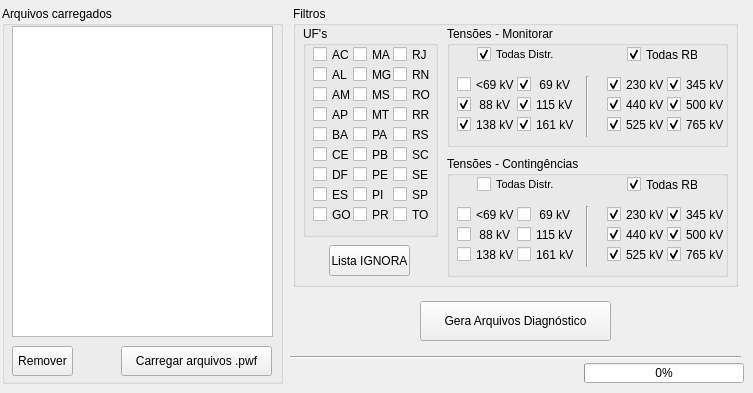
   <widget class="QWidget" name="tab_diag">
    <attribute name="title">
     <string>Diagnóstico</string>
    </attribute>
    <widget class="QLabel" name="label_loading">
     <property name="geometry">
      <rect>
       <x>299</x>
       <y>359</y>
       <width>281</width>
       <height>20</height>
      </rect>
     </property>
     <property name="font">
      <font>
       <pointsize>8</pointsize>
      </font>
     </property>
     <property name="layoutDirection">
      <enum>Qt::LeftToRight</enum>
     </property>
     <property name="text">
      <string/>
     </property>
     <property name="alignment">
      <set>Qt::AlignBottom|Qt::AlignRight|Qt::AlignTrailing</set>
     </property>
    </widget>
    <widget class="QGroupBox" name="groupBox_filtros">
     <property name="geometry">
      <rect>
       <x>293</x>
       <y>6</y>
       <width>445</width>
       <height>281</height>
      </rect>
     </property>
     <property name="whatsThis">
      <string>&lt;html&gt;&lt;head/&gt;&lt;body&gt;&lt;p&gt;Área de seleção de filtros para listagem de barras e circuitos a serem monitorados e contingenciados nas análises. Do universo de barras e circuitos constantes nos arquivos .pwf carregados, apenas os que passarem no filtro definido aqui constarão nos arquivos resultantes. &lt;/p&gt;&lt;/body&gt;&lt;/html&gt;</string>
     </property>
     <property name="title">
      <string>Filtros</string>
     </property>
     <widget class="QGroupBox" name="groupBox_v_monitora">
      <property name="geometry">
       <rect>
        <x>154</x>
        <y>20</y>
        <width>281</width>
        <height>121</height>
       </rect>
      </property>
      <property name="title">
       <string>Tensões - Monitorar</string>
      </property>
      <widget class="QCheckBox" name="cb_l69m">
       <property name="geometry">
        <rect>
         <x>10</x>
         <y>50</y>
         <width>61</width>
         <height>17</height>
        </rect>
       </property>
       <property name="text">
        <string>&lt;69 kV</string>
       </property>
      </widget>
      <widget class="QCheckBox" name="cb_88m">
       <property name="geometry">
        <rect>
         <x>10</x>
         <y>70</y>
         <width>61</width>
         <height>17</height>
        </rect>
       </property>
       <property name="text">
        <string> 88 kV</string>
       </property>
       <property name="checked">
        <bool>true</bool>
       </property>
      </widget>
      <widget class="QCheckBox" name="cb_115m">
       <property name="geometry">
        <rect>
         <x>70</x>
         <y>70</y>
         <width>61</width>
         <height>17</height>
        </rect>
       </property>
       <property name="text">
        <string>115 kV</string>
       </property>
       <property name="checked">
        <bool>true</bool>
       </property>
      </widget>
      <widget class="QCheckBox" name="cb_138m">
       <property name="geometry">
        <rect>
         <x>10</x>
         <y>90</y>
         <width>61</width>
         <height>17</height>
        </rect>
       </property>
       <property name="text">
        <string>138 kV</string>
       </property>
       <property name="checked">
        <bool>true</bool>
       </property>
      </widget>
      <widget class="QCheckBox" name="cb_161m">
       <property name="geometry">
        <rect>
         <x>70</x>
         <y>90</y>
         <width>61</width>
         <height>17</height>
        </rect>
       </property>
       <property name="text">
        <string>161 kV</string>
       </property>
       <property name="checked">
        <bool>true</bool>
       </property>
      </widget>
      <widget class="Line" name="line">
       <property name="geometry">
        <rect>
         <x>130</x>
         <y>50</y>
         <width>20</width>
         <height>61</height>
        </rect>
       </property>
       <property name="orientation">
        <enum>Qt::Vertical</enum>
       </property>
      </widget>
      <widget class="QCheckBox" name="cb_230m">
       <property name="geometry">
        <rect>
         <x>160</x>
         <y>50</y>
         <width>61</width>
         <height>17</height>
        </rect>
       </property>
       <property name="text">
        <string>230 kV</string>
       </property>
       <property name="checked">
        <bool>true</bool>
       </property>
      </widget>
      <widget class="QCheckBox" name="cb_440m">
       <property name="geometry">
        <rect>
         <x>160</x>
         <y>70</y>
         <width>61</width>
         <height>17</height>
        </rect>
       </property>
       <property name="text">
        <string>440 kV</string>
       </property>
       <property name="checked">
        <bool>true</bool>
       </property>
      </widget>
      <widget class="QCheckBox" name="cb_345m">
       <property name="geometry">
        <rect>
         <x>220</x>
         <y>50</y>
         <width>61</width>
         <height>17</height>
        </rect>
       </property>
       <property name="text">
        <string>345 kV</string>
       </property>
       <property name="checked">
        <bool>true</bool>
       </property>
      </widget>
      <widget class="QCheckBox" name="cb_525m">
       <property name="geometry">
        <rect>
         <x>160</x>
         <y>90</y>
         <width>61</width>
         <height>17</height>
        </rect>
       </property>
       <property name="text">
        <string>525 kV</string>
       </property>
       <property name="checked">
        <bool>true</bool>
       </property>
      </widget>
      <widget class="QCheckBox" name="cb_500m">
       <property name="geometry">
        <rect>
         <x>220</x>
         <y>70</y>
         <width>61</width>
         <height>17</height>
        </rect>
       </property>
       <property name="text">
        <string>500 kV</string>
       </property>
       <property name="checked">
        <bool>true</bool>
       </property>
      </widget>
      <widget class="QCheckBox" name="cb_765m">
       <property name="geometry">
        <rect>
         <x>220</x>
         <y>90</y>
         <width>61</width>
         <height>17</height>
        </rect>
       </property>
       <property name="text">
        <string>765 kV</string>
       </property>
       <property name="checked">
        <bool>true</bool>
       </property>
      </widget>
      <widget class="QCheckBox" name="cb_allDISTRm">
       <property name="geometry">
        <rect>
         <x>30</x>
         <y>20</y>
         <width>81</width>
         <height>17</height>
        </rect>
       </property>
       <property name="font">
        <font>
         <pointsize>8</pointsize>
        </font>
       </property>
       <property name="text">
        <string>Todas Distr.</string>
       </property>
       <property name="checked">
        <bool>true</bool>
       </property>
      </widget>
      <widget class="QCheckBox" name="cb_allRBm">
       <property name="geometry">
        <rect>
         <x>180</x>
         <y>20</y>
         <width>71</width>
         <height>17</height>
        </rect>
       </property>
       <property name="text">
        <string>Todas RB</string>
       </property>
       <property name="checked">
        <bool>true</bool>
       </property>
      </widget>
      <widget class="QCheckBox" name="cb_69m">
       <property name="geometry">
        <rect>
         <x>70</x>
         <y>50</y>
         <width>61</width>
         <height>17</height>
        </rect>
       </property>
       <property name="text">
        <string> 69 kV</string>
       </property>
       <property name="checked">
        <bool>true</bool>
       </property>
      </widget>
     </widget>
     <widget class="QGroupBox" name="groupBox_v_conting">
      <property name="geometry">
       <rect>
        <x>154</x>
        <y>150</y>
        <width>281</width>
        <height>121</height>
       </rect>
      </property>
      <property name="title">
       <string>Tensões - Contingências</string>
      </property>
      <widget class="Line" name="line_2">
       <property name="geometry">
        <rect>
         <x>130</x>
         <y>50</y>
         <width>20</width>
         <height>61</height>
        </rect>
       </property>
       <property name="orientation">
        <enum>Qt::Vertical</enum>
       </property>
      </widget>
      <widget class="QCheckBox" name="cb_allDISTRc">
       <property name="geometry">
        <rect>
         <x>30</x>
         <y>20</y>
         <width>81</width>
         <height>17</height>
        </rect>
       </property>
       <property name="font">
        <font>
         <pointsize>8</pointsize>
        </font>
       </property>
       <property name="text">
        <string>Todas Distr.</string>
       </property>
      </widget>
      <widget class="QCheckBox" name="cb_88c">
       <property name="geometry">
        <rect>
         <x>10</x>
         <y>70</y>
         <width>61</width>
         <height>17</height>
        </rect>
       </property>
       <property name="text">
        <string> 88 kV</string>
       </property>
      </widget>
      <widget class="QCheckBox" name="cb_525c">
       <property name="geometry">
        <rect>
         <x>160</x>
         <y>90</y>
         <width>61</width>
         <height>17</height>
        </rect>
       </property>
       <property name="text">
        <string>525 kV</string>
       </property>
       <property name="checked">
        <bool>true</bool>
       </property>
      </widget>
      <widget class="QCheckBox" name="cb_115c">
       <property name="geometry">
        <rect>
         <x>70</x>
         <y>70</y>
         <width>61</width>
         <height>17</height>
        </rect>
       </property>
       <property name="text">
        <string>115 kV</string>
       </property>
      </widget>
      <widget class="QCheckBox" name="cb_345c">
       <property name="geometry">
        <rect>
         <x>220</x>
         <y>50</y>
         <width>61</width>
         <height>17</height>
        </rect>
       </property>
       <property name="text">
        <string>345 kV</string>
       </property>
       <property name="checked">
        <bool>true</bool>
       </property>
      </widget>
      <widget class="QCheckBox" name="cb_440c">
       <property name="geometry">
        <rect>
         <x>160</x>
         <y>70</y>
         <width>61</width>
         <height>17</height>
        </rect>
       </property>
       <property name="text">
        <string>440 kV</string>
       </property>
       <property name="checked">
        <bool>true</bool>
       </property>
      </widget>
      <widget class="QCheckBox" name="cb_allRBc">
       <property name="geometry">
        <rect>
         <x>180</x>
         <y>20</y>
         <width>71</width>
         <height>17</height>
        </rect>
       </property>
       <property name="text">
        <string>Todas RB</string>
       </property>
       <property name="checked">
        <bool>true</bool>
       </property>
      </widget>
      <widget class="QCheckBox" name="cb_l69c">
       <property name="geometry">
        <rect>
         <x>10</x>
         <y>50</y>
         <width>61</width>
         <height>17</height>
        </rect>
       </property>
       <property name="text">
        <string>&lt;69 kV</string>
       </property>
      </widget>
      <widget class="QCheckBox" name="cb_161c">
       <property name="geometry">
        <rect>
         <x>70</x>
         <y>90</y>
         <width>61</width>
         <height>17</height>
        </rect>
       </property>
       <property name="text">
        <string>161 kV</string>
       </property>
      </widget>
      <widget class="QCheckBox" name="cb_500c">
       <property name="geometry">
        <rect>
         <x>220</x>
         <y>70</y>
         <width>61</width>
         <height>17</height>
        </rect>
       </property>
       <property name="text">
        <string>500 kV</string>
       </property>
       <property name="checked">
        <bool>true</bool>
       </property>
      </widget>
      <widget class="QCheckBox" name="cb_138c">
       <property name="geometry">
        <rect>
         <x>10</x>
         <y>90</y>
         <width>61</width>
         <height>17</height>
        </rect>
       </property>
       <property name="text">
        <string>138 kV</string>
       </property>
      </widget>
      <widget class="QCheckBox" name="cb_765c">
       <property name="geometry">
        <rect>
         <x>220</x>
         <y>90</y>
         <width>61</width>
         <height>17</height>
        </rect>
       </property>
       <property name="text">
        <string>765 kV</string>
       </property>
       <property name="checked">
        <bool>true</bool>
       </property>
      </widget>
      <widget class="QCheckBox" name="cb_230c">
       <property name="geometry">
        <rect>
         <x>160</x>
         <y>50</y>
         <width>61</width>
         <height>17</height>
        </rect>
       </property>
       <property name="text">
        <string>230 kV</string>
       </property>
       <property name="checked">
        <bool>true</bool>
       </property>
      </widget>
      <widget class="QCheckBox" name="cb_69c">
       <property name="geometry">
        <rect>
         <x>70</x>
         <y>50</y>
         <width>61</width>
         <height>17</height>
        </rect>
       </property>
       <property name="text">
        <string> 69 kV</string>
       </property>
      </widget>
     </widget>
     <widget class="QPushButton" name="pushButton_ignora">
      <property name="geometry">
       <rect>
        <x>36</x>
        <y>239</y>
        <width>81</width>
        <height>31</height>
       </rect>
      </property>
      <property name="whatsThis">
       <string>&lt;html&gt;&lt;head/&gt;&lt;body&gt;&lt;p&gt;Abre para edição a lista de barras que não devem fazer parte do monitoramento, nem de contingências. Geralmente constam barras de sistemas isolados (Madeira, Itaipu 50Hz), terminais de elos CC, consumidores livres e barras específicas quaisquer. Barras que estejam identificadas com geração por agregadores não precisam ser incluídas pois o programa já as reconhece e exclui da listagem. &lt;/p&gt;&lt;/body&gt;&lt;/html&gt;</string>
      </property>
      <property name="text">
       <string>Lista IGNORA</string>
      </property>
     </widget>
     <widget class="QGroupBox" name="groupBox_ufs">
      <property name="geometry">
       <rect>
        <x>10</x>
        <y>20</y>
        <width>135</width>
        <height>211</height>
       </rect>
      </property>
      <property name="title">
       <string>UF's</string>
      </property>
      <widget class="QCheckBox" name="cb_AC">
       <property name="geometry">
        <rect>
         <x>10</x>
         <y>20</y>
         <width>41</width>
         <height>17</height>
        </rect>
       </property>
       <property name="text">
        <string>AC</string>
       </property>
      </widget>
      <widget class="QCheckBox" name="cb_AL">
       <property name="geometry">
        <rect>
         <x>10</x>
         <y>40</y>
         <width>41</width>
         <height>17</height>
        </rect>
       </property>
       <property name="text">
        <string>AL</string>
       </property>
      </widget>
      <widget class="QCheckBox" name="cb_AP">
       <property name="geometry">
        <rect>
         <x>10</x>
         <y>80</y>
         <width>41</width>
         <height>17</height>
        </rect>
       </property>
       <property name="text">
        <string>AP</string>
       </property>
      </widget>
      <widget class="QCheckBox" name="cb_AM">
       <property name="geometry">
        <rect>
         <x>10</x>
         <y>60</y>
         <width>41</width>
         <height>17</height>
        </rect>
       </property>
       <property name="text">
        <string>AM</string>
       </property>
      </widget>
      <widget class="QCheckBox" name="cb_CE">
       <property name="geometry">
        <rect>
         <x>10</x>
         <y>120</y>
         <width>41</width>
         <height>17</height>
        </rect>
       </property>
       <property name="text">
        <string>CE</string>
       </property>
      </widget>
      <widget class="QCheckBox" name="cb_BA">
       <property name="geometry">
        <rect>
         <x>10</x>
         <y>100</y>
         <width>41</width>
         <height>17</height>
        </rect>
       </property>
       <property name="text">
        <string>BA</string>
       </property>
      </widget>
      <widget class="QCheckBox" name="cb_DF">
       <property name="geometry">
        <rect>
         <x>10</x>
         <y>140</y>
         <width>41</width>
         <height>17</height>
        </rect>
       </property>
       <property name="text">
        <string>DF</string>
       </property>
      </widget>
      <widget class="QCheckBox" name="cb_MS">
       <property name="geometry">
        <rect>
         <x>50</x>
         <y>60</y>
         <width>41</width>
         <height>17</height>
        </rect>
       </property>
       <property name="text">
        <string>MS</string>
       </property>
      </widget>
      <widget class="QCheckBox" name="cb_MG">
       <property name="geometry">
        <rect>
         <x>50</x>
         <y>40</y>
         <width>41</width>
         <height>17</height>
        </rect>
       </property>
       <property name="text">
        <string>MG</string>
       </property>
      </widget>
      <widget class="QCheckBox" name="cb_GO">
       <property name="geometry">
        <rect>
         <x>10</x>
         <y>180</y>
         <width>41</width>
         <height>17</height>
        </rect>
       </property>
       <property name="text">
        <string>GO</string>
       </property>
      </widget>
      <widget class="QCheckBox" name="cb_MA">
       <property name="geometry">
        <rect>
         <x>50</x>
         <y>20</y>
         <width>41</width>
         <height>17</height>
        </rect>
       </property>
       <property name="text">
        <string>MA</string>
       </property>
      </widget>
      <widget class="QCheckBox" name="cb_ES">
       <property name="geometry">
        <rect>
         <x>10</x>
         <y>160</y>
         <width>41</width>
         <height>17</height>
        </rect>
       </property>
       <property name="text">
        <string>ES</string>
       </property>
      </widget>
      <widget class="QCheckBox" name="cb_PA">
       <property name="geometry">
        <rect>
         <x>50</x>
         <y>100</y>
         <width>41</width>
         <height>17</height>
        </rect>
       </property>
       <property name="text">
        <string>PA</string>
       </property>
      </widget>
      <widget class="QCheckBox" name="cb_MT">
       <property name="geometry">
        <rect>
         <x>50</x>
         <y>80</y>
         <width>41</width>
         <height>17</height>
        </rect>
       </property>
       <property name="text">
        <string>MT</string>
       </property>
      </widget>
      <widget class="QCheckBox" name="cb_RJ">
       <property name="geometry">
        <rect>
         <x>90</x>
         <y>20</y>
         <width>41</width>
         <height>17</height>
        </rect>
       </property>
       <property name="text">
        <string>RJ</string>
       </property>
      </widget>
      <widget class="QCheckBox" name="cb_SE">
       <property name="geometry">
        <rect>
         <x>90</x>
         <y>140</y>
         <width>41</width>
         <height>17</height>
        </rect>
       </property>
       <property name="text">
        <string>SE</string>
       </property>
      </widget>
      <widget class="QCheckBox" name="cb_RS">
       <property name="geometry">
        <rect>
         <x>90</x>
         <y>100</y>
         <width>41</width>
         <height>17</height>
        </rect>
       </property>
       <property name="text">
        <string>RS</string>
       </property>
      </widget>
      <widget class="QCheckBox" name="cb_PR">
       <property name="geometry">
        <rect>
         <x>50</x>
         <y>180</y>
         <width>41</width>
         <height>17</height>
        </rect>
       </property>
       <property name="text">
        <string>PR</string>
       </property>
      </widget>
      <widget class="QCheckBox" name="cb_PE">
       <property name="geometry">
        <rect>
         <x>50</x>
         <y>140</y>
         <width>41</width>
         <height>17</height>
        </rect>
       </property>
       <property name="text">
        <string>PE</string>
       </property>
      </widget>
      <widget class="QCheckBox" name="cb_TO">
       <property name="geometry">
        <rect>
         <x>90</x>
         <y>180</y>
         <width>41</width>
         <height>17</height>
        </rect>
       </property>
       <property name="text">
        <string>TO</string>
       </property>
      </widget>
      <widget class="QCheckBox" name="cb_SC">
       <property name="geometry">
        <rect>
         <x>90</x>
         <y>120</y>
         <width>41</width>
         <height>17</height>
        </rect>
       </property>
       <property name="text">
        <string>SC</string>
       </property>
      </widget>
      <widget class="QCheckBox" name="cb_PI">
       <property name="geometry">
        <rect>
         <x>50</x>
         <y>160</y>
         <width>41</width>
         <height>17</height>
        </rect>
       </property>
       <property name="text">
        <string>PI</string>
       </property>
      </widget>
      <widget class="QCheckBox" name="cb_RR">
       <property name="geometry">
        <rect>
         <x>90</x>
         <y>80</y>
         <width>41</width>
         <height>17</height>
        </rect>
       </property>
       <property name="text">
        <string>RR</string>
       </property>
      </widget>
      <widget class="QCheckBox" name="cb_PB">
       <property name="geometry">
        <rect>
         <x>50</x>
         <y>120</y>
         <width>41</width>
         <height>17</height>
        </rect>
       </property>
       <property name="text">
        <string>PB</string>
       </property>
      </widget>
      <widget class="QCheckBox" name="cb_RN">
       <property name="geometry">
        <rect>
         <x>90</x>
         <y>40</y>
         <width>41</width>
         <height>17</height>
        </rect>
       </property>
       <property name="text">
        <string>RN</string>
       </property>
      </widget>
      <widget class="QCheckBox" name="cb_RO">
       <property name="geometry">
        <rect>
         <x>90</x>
         <y>60</y>
         <width>41</width>
         <height>17</height>
        </rect>
       </property>
       <property name="text">
        <string>RO</string>
       </property>
      </widget>
      <widget class="QCheckBox" name="cb_SP">
       <property name="geometry">
        <rect>
         <x>90</x>
         <y>160</y>
         <width>41</width>
         <height>17</height>
        </rect>
       </property>
       <property name="text">
        <string>SP</string>
       </property>
      </widget>
     </widget>
    </widget>
    <widget class="QPushButton" name="pushButton_saida">
     <property name="geometry">
      <rect>
       <x>420</x>
       <y>301</y>
       <width>191</width>
       <height>40</height>
      </rect>
     </property>
     <property name="font">
      <font>
       <pointsize>9</pointsize>
      </font>
     </property>
     <property name="whatsThis">
      <string extracomment="Gera a tabela de contingências no formato .xlsx">&lt;html&gt;&lt;head/&gt;&lt;body&gt;&lt;p&gt;Cria Tabela de Contingência com base nos dados dos arquivos .pwf carregados e dos filtros selecionados. Basta copiar os dados dessa tabela para seu programa de contingências preferido (REDE ou PAD). &lt;/p&gt;&lt;/body&gt;&lt;/html&gt;</string>
     </property>
     <property name="text">
      <string>Gera Arquivos Diagnóstico</string>
     </property>
     <property name="icon">
      <iconset resource="recursos.qrc">
       <normaloff>:/icones/doc</normaloff>:/icones/doc</iconset>
     </property>
    </widget>
    <widget class="QGroupBox" name="groupBox_arqvs_carregados">
     <property name="geometry">
      <rect>
       <x>2</x>
       <y>6</y>
       <width>281</width>
       <height>378</height>
      </rect>
     </property>
     <property name="title">
      <string>Arquivos carregados</string>
     </property>
     <widget class="QListView" name="listView_arqv_carregados">
      <property name="geometry">
       <rect>
        <x>10</x>
        <y>20</y>
        <width>261</width>
        <height>311</height>
       </rect>
      </property>
      <property name="cursor" stdset="0">
       <cursorShape>PointingHandCursor</cursorShape>
      </property>
      <property name="whatsThis">
       <string>&lt;html&gt;&lt;head/&gt;&lt;body&gt;&lt;p&gt;Lista de casos carregados (.pwf) com base nos quais serão gerados os arquivos auxiliares para análise de contingência.&lt;/p&gt;&lt;/body&gt;&lt;/html&gt;</string>
      </property>
      <property name="selectionMode">
       <enum>QAbstractItemView::ExtendedSelection</enum>
      </property>
     </widget>
     <widget class="QPushButton" name="pushButton_carrega_arqvs">
      <property name="geometry">
       <rect>
        <x>119</x>
        <y>340</y>
        <width>151</width>
        <height>30</height>
       </rect>
      </property>
      <property name="whatsThis">
       <string>&lt;html&gt;&lt;head/&gt;&lt;body&gt;&lt;p&gt;Permite selecionar e carregar arquivos .pwf de casos nos quais se deseja fazer a análise de contingências.&lt;/p&gt;&lt;/body&gt;&lt;/html&gt;</string>
      </property>
      <property name="text">
       <string>Carregar arquivos .pwf</string>
      </property>
      <property name="icon">
       <iconset resource="recursos.qrc">
        <normaloff>:/icones/pwf</normaloff>:/icones/pwf</iconset>
      </property>
     </widget>
     <widget class="QPushButton" name="pushButton_remover">
      <property name="geometry">
       <rect>
        <x>10</x>
        <y>340</y>
        <width>61</width>
        <height>30</height>
       </rect>
      </property>
      <property name="text">
       <string>Remover</string>
      </property>
     </widget>
    </widget>
    <widget class="QProgressBar" name="progressBar">
     <property name="enabled">
      <bool>true</bool>
     </property>
     <property name="geometry">
      <rect>
       <x>584</x>
       <y>363</y>
       <width>160</width>
       <height>20</height>
      </rect>
     </property>
     <property name="value">
      <number>0</number>
     </property>
     <property name="textVisible">
      <bool>true</bool>
     </property>
     <property name="invertedAppearance">
      <bool>false</bool>
     </property>
    </widget>
    <widget class="Line" name="line_3">
     <property name="geometry">
      <rect>
       <x>290</x>
       <y>347</y>
       <width>451</width>
       <height>20</height>
      </rect>
     </property>
     <property name="orientation">
      <enum>Qt::Horizontal</enum>
     </property>
    </widget>
   </widget>
